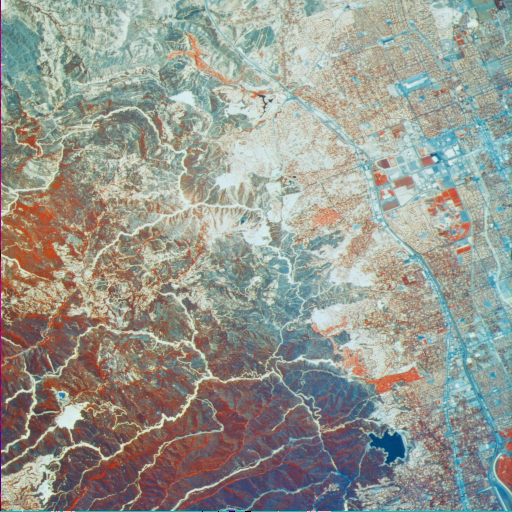
#> input picture teste.png, 512 x 512 px
$ python histograma.py
#> lines starting #> are read from the running program, lines starting #| are printed output that depends on the picture; long printed decimals are rounded
"""
histograma.py — Script de geração e comparação de histogramas.
"""

import sys
from pathlib import Path

import matplotlib.pyplot as plt
import numpy as np
from skimage import color, io, util
from sklearn.cluster import KMeans


def main(image_path: str = "teste.png", n_niveis: int | None = None) -> None:
#> called with image_path = 'teste.png'
    source = Path(image_path)
    if not source.exists():
        print(f"Erro: Arquivo '{image_path}' não encontrado.", file=sys.stderr)
        return

    # 1. Carregamento da imagem e conversão para tons de cinza
    imagem_rgb = io.imread(str(source))
#> imagem_rgb is the input picture: shape (512, 512, 3); mean R, G, B 150.3, 151.7, 143.4
    imagem_Tcinza = color.rgb2gray(imagem_rgb)
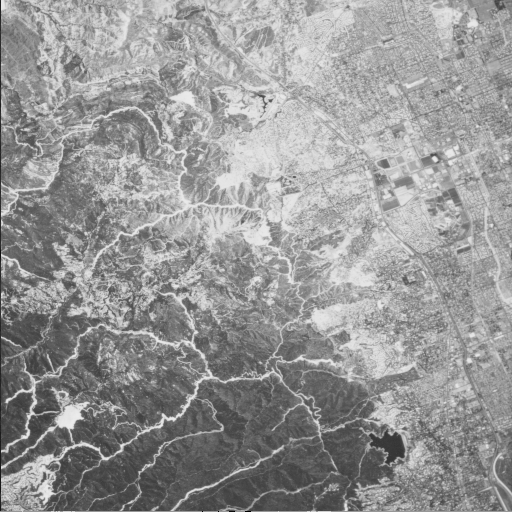
#> imagem_Tcinza: shape (512, 512) float64; min 0, max 0.927, mean 0.591

    print("Formato da imagem RGB é : ", imagem_rgb.shape)
#| Formato da imagem RGB é :  (512, 512, 3)
    print("Tipo de dado da imagem RGB : ", imagem_rgb.dtype)
#| Tipo de dado da imagem RGB :  uint8
    print("Formato da imagem em tons de cinza é : ", imagem_Tcinza.shape)
#| Formato da imagem em tons de cinza é :  (512, 512)
    print("Tipo de dado da imagem em tons de cinza : ", imagem_Tcinza.dtype)
#| Tipo de dado da imagem em tons de cinza :  float64
    print("Piso e teto dos valores na imagem em tons de cinza: ", imagem_Tcinza.min(), imagem_Tcinza.max())
#| Piso e teto dos valores na imagem em tons de cinza:  0.0 0.927

    imagem_uint8 = util.img_as_ubyte(imagem_Tcinza)

    # 2. Entrada do usuário com validação de bits (1 a 8)
    if n_niveis is None:
        while True:
            try:
                n_niveis = int(input("Qual nível de bits você deseja? "))
                if 1 <= n_niveis <= 8:
                    break
                print("Entrada inválida, por favor escreva um valor entre 1 e 8 (diferente de zero)")
            except ValueError:
                print("Entrada inválida, por favor digite apenas números inteiros de 1 à 8.")
#> this loop made 1 pass; the answer given on pass 1: 3

    print(f"Nível escolhido de {n_niveis} bits.")
    n_tons = 2 ** n_niveis

    # 3. Quantização Uniforme
    passo = 256 // n_tons
    indices = imagem_uint8 // passo
    fator_escala = 255 // (n_tons - 1)
    imagem_QuantizadaUniforme = indices * fator_escala

    # 4. Quantização Não-Uniforme com K-Means
    pixels = imagem_uint8.reshape(-1, 1).astype(np.float32)
    kmeans = KMeans(n_clusters=n_tons, random_state=42, n_init=10)
    kmeans.fit(pixels)
    centroides = np.uint8(np.round(kmeans.cluster_centers_))
    imagem_QuantizadaKMeans = centroides[kmeans.labels_].reshape(imagem_uint8.shape)

    # 5. Geração e Comparação dos Histogramas
    fig, axes = plt.subplots(2, 3, figsize=(15, 8))

    # Linha 1: Exibição das Imagens
    axes[0, 0].imshow(imagem_uint8, cmap='gray')
    axes[0, 0].set_title("Original (8 bits / 256 tons)")
    axes[0, 0].axis('off')

    axes[0, 1].imshow(imagem_QuantizadaUniforme, cmap='gray')
    axes[0, 1].set_title(f"Quantização Uniforme ({n_niveis} bits / {n_tons} tons)")
    axes[0, 1].axis('off')

    axes[0, 2].imshow(imagem_QuantizadaKMeans, cmap='gray')
    axes[0, 2].set_title(f"Quantização K-Means ({n_niveis} bits / {n_tons} tons)")
    axes[0, 2].axis('off')

    # Linha 2: Histogramas correspondentes
    axes[1, 0].hist(imagem_uint8.ravel(), bins=256, range=[0, 256], color='gray')
    axes[1, 0].set_title("Histograma - Original")
    axes[1, 0].set_xlim([0, 256])
    axes[1, 0].set_xlabel("Intensidade")
    axes[1, 0].set_ylabel("Frequência (Pixels)")

    axes[1, 1].hist(imagem_QuantizadaUniforme.ravel(), bins=256, range=[0, 256], color='blue')
    axes[1, 1].set_title("Histograma - Quantização Uniforme")
    axes[1, 1].set_xlim([0, 256])
    axes[1, 1].set_xlabel("Intensidade")

    axes[1, 2].hist(imagem_QuantizadaKMeans.ravel(), bins=256, range=[0, 256], color='green')
    axes[1, 2].set_title("Histograma - Quantização K-Means")
    axes[1, 2].set_xlim([0, 256])
    axes[1, 2].set_xlabel("Intensidade")

    plt.tight_layout()

    # Salvar e exibir o gráfico comparativo
    nome_grafico = f"comparacao_histogramas_{n_niveis}bits.png"
    plt.savefig(nome_grafico, dpi=300)
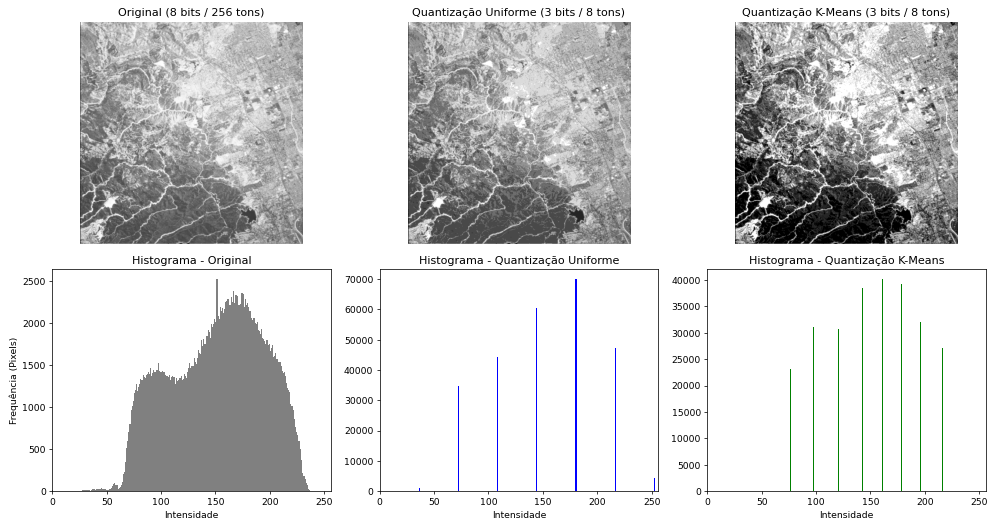
#> figure drawn by matplotlib, 6 panels; panel 4: tallest bar 2524 high, from x = 151 to 152; panel 5: tallest bar 69932 high, from x = 180 to 181; panel 6: tallest bar 40136 high, from x = 161 to 162
    print(f"\nGráfico comparativo salvo como: {nome_grafico}")

    plt.close(fig)


if __name__ == "__main__":
    _path = sys.argv[1] if len(sys.argv) > 1 else "teste.png"
    _bits = int(sys.argv[2]) if len(sys.argv) > 2 else None
    main(_path, _bits)
